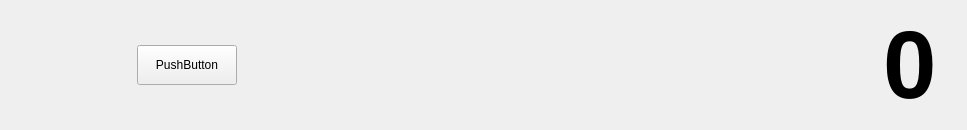
<?xml version="1.0" encoding="UTF-8"?>
<ui version="4.0">
 <class>ListItem</class>
 <widget class="QWidget" name="ListItem">
  <property name="geometry">
   <rect>
    <x>0</x>
    <y>0</y>
    <width>967</width>
    <height>120</height>
   </rect>
  </property>
  <property name="windowTitle">
   <string>Form</string>
  </property>
  <layout class="QHBoxLayout" name="horizontalLayout">
   <property name="spacing">
    <number>20</number>
   </property>
   <property name="leftMargin">
    <number>20</number>
   </property>
   <property name="rightMargin">
    <number>30</number>
   </property>
   <item>
    <widget class="QLabel" name="label">
     <property name="minimumSize">
      <size>
       <width>97</width>
       <height>91</height>
      </size>
     </property>
     <property name="maximumSize">
      <size>
       <width>97</width>
       <height>91</height>
      </size>
     </property>
     <property name="text">
      <string/>
     </property>
     <property name="pixmap">
      <pixmap resource="resource/resource.qrc">:/image/image.png</pixmap>
     </property>
    </widget>
   </item>
   <item>
    <widget class="QPushButton" name="pushButton">
     <property name="minimumSize">
      <size>
       <width>100</width>
       <height>40</height>
      </size>
     </property>
     <property name="maximumSize">
      <size>
       <width>100</width>
       <height>40</height>
      </size>
     </property>
     <property name="text">
      <string>PushButton</string>
     </property>
    </widget>
   </item>
   <item>
    <spacer name="horizontalSpacer_2">
     <property name="orientation">
      <enum>Qt::Horizontal</enum>
     </property>
     <property name="sizeHint" stdset="0">
      <size>
       <width>598</width>
       <height>20</height>
      </size>
     </property>
    </spacer>
   </item>
   <item>
    <widget class="QLabel" name="label_3">
     <property name="font">
      <font>
       <pointsize>72</pointsize>
       <bold>true</bold>
      </font>
     </property>
     <property name="text">
      <string>0</string>
     </property>
    </widget>
   </item>
  </layout>
 </widget>
 <resources>
  <include location="resource/resource.qrc"/>
 </resources>
 <connections/>
</ui>
